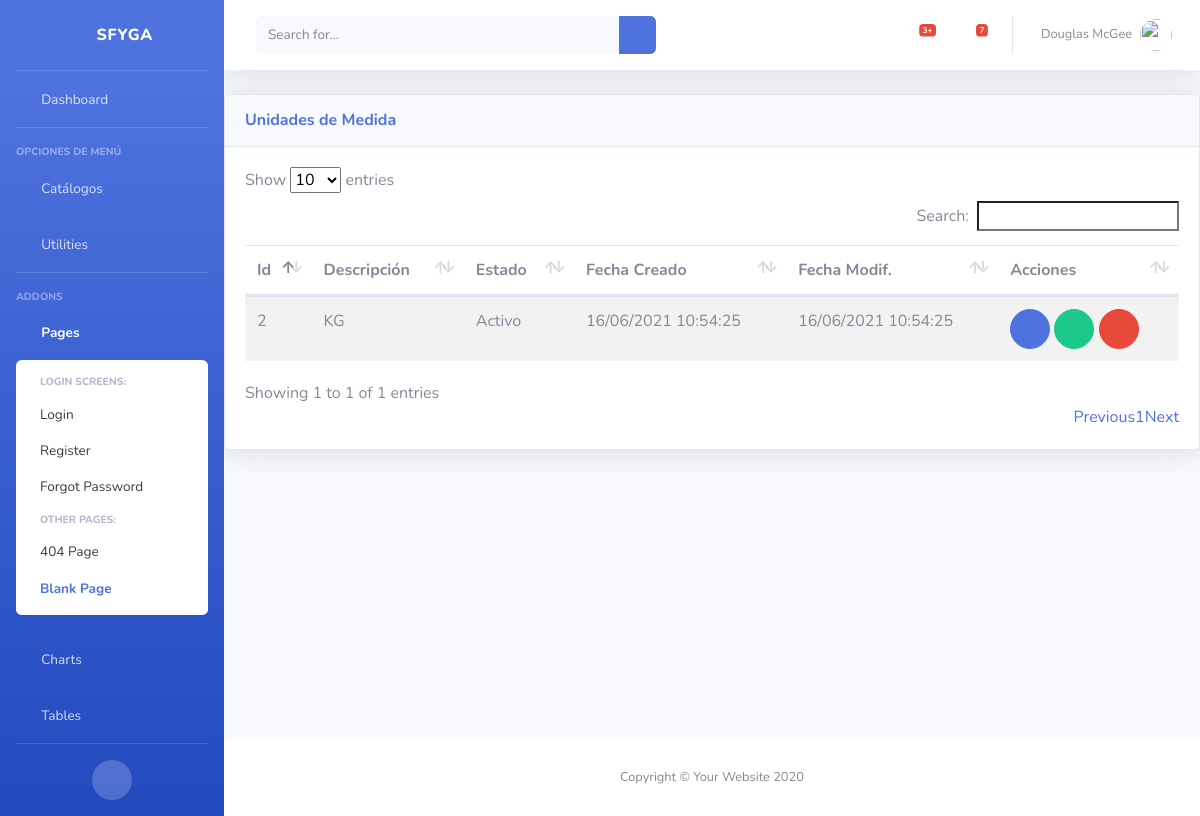
The page /inv/um/ (signed in) on the database its author committed.
### inv/models.py (models this page shows, shortened)
class Um(ClaseModelo):
    descripcion = models.CharField(max_length=50, help_text='Unidad Medida', unique=True)
    class Meta:
        verbose_name_plural = 'Unidades de Medida'

### inv/views.py (the view)
# urls.py: path('um/', UmView.as_view(), name='um_list'),
class UmView(LoginRequiredMixin, generic.ListView):
    model = Um
    template_name = "inv/um_list.html"
    context_object_name = "obj"
    login_url = "bases:login"

### inv/templates/inv/um_list.html (shortened to what this page needs)
{% extends 'base/base.html' %}
{% block page_content %}
<div class="card shadow mb-4">
    <div
        class="card-header py-3 d-flex flex-row align-items-center justify-content-between">
        <h6 class="m-0 font-weight-bold text-primary">Unidades de Medida</h6>
        <div class="dropdown no-arrow">
            <a class="dropdown-toggle" href="#" role="button" id="dropdownMenuLink"
                data-toggle="dropdown" aria-haspopup="true" aria-expanded="false">
                <i class="fas fa-ellipsis-v fa-sm fa-fw text-gray-400"></i>
            </a>
        </div>
    </div>
    <div class="card-body">
        {% if not obj %}
            <div class="alert alert-info">No Hay Unidades de Medida</div>
        {% else %}
            <table class= "table table-striped table-hover">
                <thead>
                    <th>Id</th>
                    <th>Descripción</th>
                    <th>Estado</th>
                    <th>Fecha Creado</th>
                    <th>Fecha Modif.</th>
                    <th class="all">Acciones</th>
                </thead>
                <tbody>
                    {% for item in obj %}
                    <tr>
                        <td>{{ item.id }}</td>
                        <td>{{ item.descripcion }}</td>
                        <td>{{ item.estado| yesno:"Activo,Inactivo" }}</td>
                        <td>{{ item.fc | date:"d/m/Y H:i:s" }}</td>
                        <td>{{ item.fm | date:"d/m/Y H:i:s" }}</td>
                        <td>
                            <a href="{% url 'inv:um_edit' item.id %}" class="btn btn-primary btn-circle .btn-sm" role="button"><i class="fas fa-edit"></i></a>
                            {% if item.estado == True %}
                                <a href="{% url 'inv:um_inactivar' item.id %}" class="btn btn-success btn-circle .btn-sm" role="button"><i class="fas fa-check"></i></a>
                            {% else %}
                                <a href="{% url 'inv:um_inactivar' item.id %}" class="btn btn-warning btn-circle .btn-sm" role="button"><i class="fas fa-check"></i></a>
                            {% endif %}
                            <a href="{% url 'inv:um_del' item.id %}" class="btn btn-danger btn-circle .btn-sm" role="button"><i class="fas fa-trash-alt"></i></a>
                        </td>
                    </tr>
                    {% endfor %}
                </tbody>
            </table>
        {% endif %}
    </div>
</div>
{% endblock page_content %}

### rows shown on the page
Um: id "2", descripcion "KG", estado "Activo", fc "16/06/2021 10:54:25", fm "16/06/2021 10:54:25"
